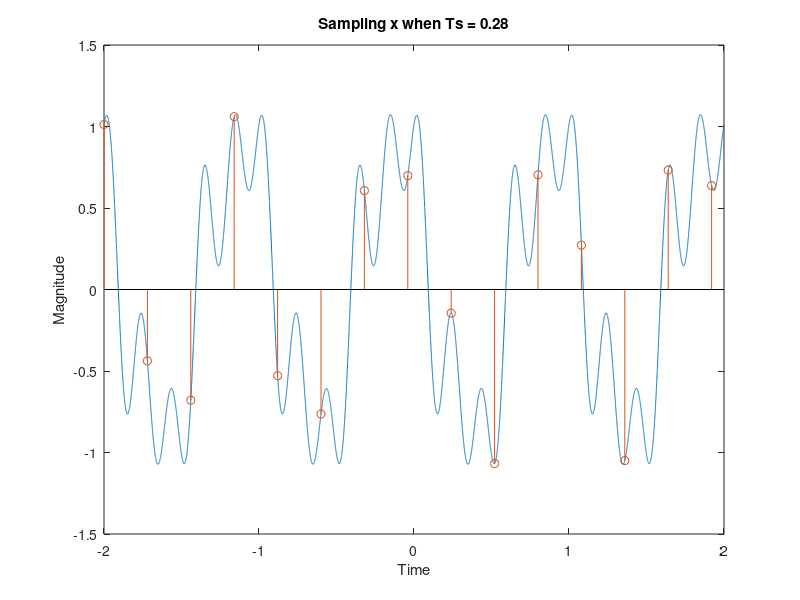

MATLAB code for this plot: (Note: this script raises an error after producing the figure.)
D = mod(22103132, 7);
Ts = 0.25+0.01*(D+1);
t_continuous = -2:Ts/1000:2; 
t_sampling = -2:Ts:2;


x = 0.25*cos(2*pi*3*t_continuous+pi/8)+0.4*cos(2*pi*5*t_continuous-1.2)+0.9*cos(2*pi*t_continuous+pi/4);
Xn = 0.25*cos(2*pi*3*t_sampling+pi/8)+0.4*cos(2*pi*5*t_sampling-1.2)+0.9*cos(2*pi*t_sampling+pi/4);


plot(t_continuous,x);
hold on;
stem(t_sampling, Xn);
title("Sampling x when Ts = 0.28");
ylabel("Magnitude");
xlabel("Time");
hold off;

t_continuous = -2:Ts/500:2-Ts/500;

figure;
xR = DtoA(0, Ts, 4, Xn);
plot(t_continuous, xR);
title(" Zero order Recovery of x when Ts = 0.28");
ylabel("Magnitude");
xlabel("Time");

figure;
xR = DtoA(1, Ts, 4, Xn);
plot(t_continuous, xR);
title(" Linear Recovery of x when Ts = 0.28");
ylabel("Magnitude");
xlabel("Time");

figure;
xR = DtoA(2, Ts, 4, Xn);
plot(t_continuous, xR);
title(" Ideal Recovery of x when Ts = 0.28");
ylabel("Magnitude");
xlabel("Time");


function [xR] = DtoA(type,Ts,dur,Xn)
    p = generateInterp(type, Ts, dur);
    l = length(Xn)*500+length(p);
    xR = zeros(1,l );
    for x = 1: length(Xn)
        xR(1+500*(x-1): 500*(x-1) + length(p)) = Xn(x)*p+ xR(1+500*(x-1): 500*(x-1) +length(p));
    end
    xR = xR(250*length(Xn)+1:end-250*length(Xn));
end


function [p]=generateInterp(type,Ts,dur)
    t = -dur/2 : Ts/500 : dur/2 -Ts/500;
    % zero-order
    if type == 0
        p =zeros(1,length(t));
        p(t>=-1/2*Ts & t < 1/2*Ts) = 1;

    % linear
    elseif type == 1
        p = zeros(1, length(t));
        p(t>-Ts & t <Ts) = 1-abs(t(t>-Ts & t < Ts))/Ts;

    % ideal
    elseif type == 2
        p = sin(pi*t/Ts)./ (pi* t/Ts);
        p(t==0) = 1;
    end
end